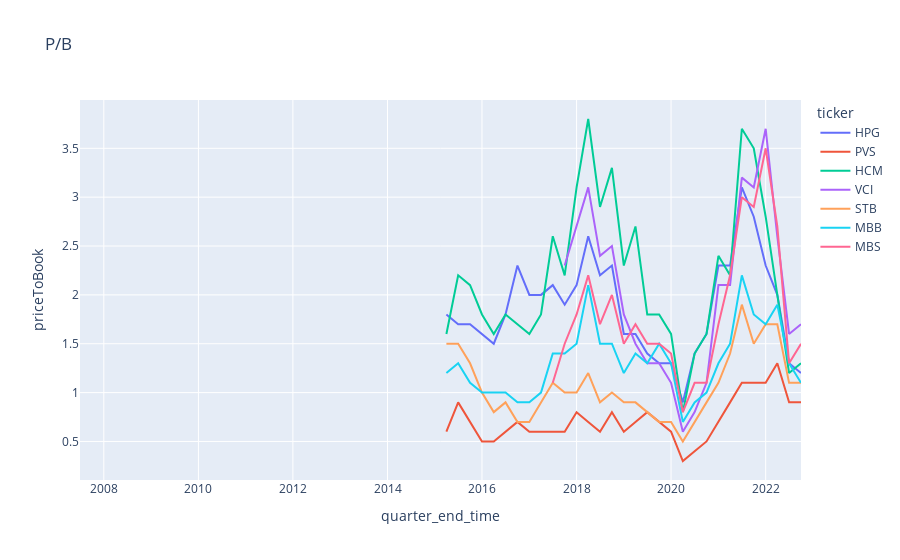

This figure's notebook cell:
### Markdown cell above
## P/B

### Code cell
import seaborn as sns
import plotly.express as px

fig = px.line(
    balancesheet_financialratio_incomestatement_per_group,
    x="quarter_end_time",
    y="priceToBook",
    color="ticker",
    title="P/B",
)
fig.show()
